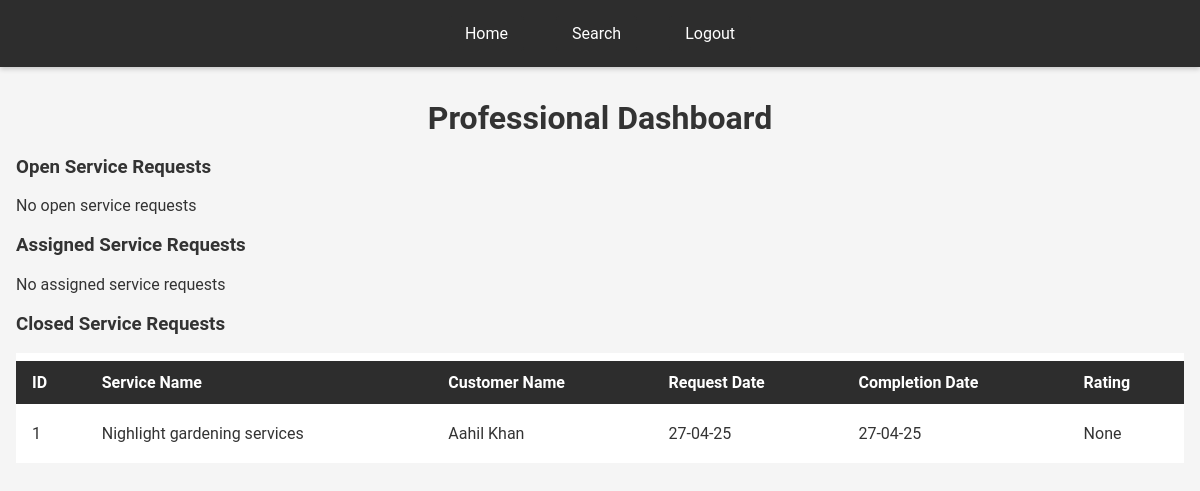
The app's page /professional_dashboard/6 with its own data.
### application/models.py (models this page shows)
class ServiceRequest(db.Model):
    __tablename__ = 'Services_requests'
    id = db.Column(db.Integer, primary_key=True, autoincrement=True)
    service_id = db.Column(db.Integer, db.ForeignKey('Services.id'), nullable=False)
    customer_id = db.Column(db.Integer, db.ForeignKey('Users.id'), nullable=True)
    professional_id = db.Column(db.Integer, db.ForeignKey('Users.id'), nullable=True)
    professional_name = db.Column(db.String, nullable=True)
    date_of_request = db.Column(db.String, nullable=True)
    date_of_completion = db.Column(db.String, nullable=True)
    status = db.Column(db.String, default='requested')
    remarks = db.Column(db.String, nullable=True)
    rating = db.Column(db.Integer, nullable=True)
    __table_args__ = (
    db.CheckConstraint("status IN ('requested', 'assigned', 'closed')"),
    )

### app.py (the view)
@app.route("/professional_dashboard/<int:id>", methods=["GET", "POST"])
def professional_dashboard(id):
    user = User.query.filter_by(id=id).first()
    if user is None or user.role != "professional":
        return redirect("/login")
    open_service_requests = ServiceRequest.query.filter_by(status="requested").filter_by(professional_id=id).all()
    for request in open_service_requests:
        request.customer_name = User.query.filter_by(id=request.customer_id).first().name
        request.service_name = Service.query.filter_by(id=request.service_id).first().name
    assigned_service_requests = ServiceRequest.query.filter_by(status="assigned").filter_by(professional_id=id).all()
    for request in assigned_service_requests:
        request.customer_name = User.query.filter_by(id=request.customer_id).first().name
        request.service_name = Service.query.filter_by(id=request.service_id).first().name
    closed_service_requests = ServiceRequest.query.filter_by(status="closed").filter_by(professional_id=id).all()
    for request in closed_service_requests:
        request.customer_name = User.query.filter_by(id=request.customer_id).first().name
        request.service_name = Service.query.filter_by(id=request.service_id).first().name
    return render_template("professional_dashboard.html", user=user, open_service_requests=open_service_requests , assigned_service_requests=assigned_service_requests , closed_service_requests=closed_service_requests)

### templates/professional_dashboard.html (shortened to what this page needs)
<!DOCTYPE html>
<html lang="en">
<head>
    <link rel="stylesheet" href="/static/styles.css">
</head>
<body>
    <nav>
        <a href="/professional_dashboard/{{user.id}}">Home</a>
        <a href="/professional_dashboard/search/{{user.id}}">Search</a>
        <a href="/login">Logout</a>
    </nav>
    <div class="container">
    {% if user.approval_status == "waiting" %}
        <h1>Please wait for approval</h1>
    {% elif user.approval_status == "rejected" %}
        <h1>Sorry, your profile has been rejected</h1>
    {% else %}
        <h1>Professional Dashboard</h1>
        <h3>Open Service Requests</h3>
        {% if open_service_requests %}
        <table>
            <thead>
                <tr>
                    <th>ID</th>
                    <th>Service Name</th>
                    <th>Customer Name</th>
                    <th>Request Date</th>
                    <th>Action</th>
                </tr>
            </thead>
            <tbody>
                {% for request in open_service_requests %}
                <tr>
                    <td>{{ request.id }}</td>
                    <td>{{ request.service_name }}</td>
                    <td>{{ request.customer_name }}</td>
                    <td>{{ request.date_of_request }}</td>
                    <td>
                        <button onclick="
                            fetch('/api/service_request/accept/{{ request.id }}' , {
                                method: 'PUT'
                            }).then(() => window.location.reload())
                        ">Accept</button> /
                        <button onclick="
                            fetch('/api/service_request/reject/{{ request.id }}' , {
                                method: 'PUT'
                            }).then(() => window.location.reload())
                        ">Reject</button>
                    </td>
                </tr>
                {% endfor %}
            </tbody>
        </table>
        {% else %}
        <p>No open service requests</p>
        {% endif %}
        <h3>Assigned Service Requests</h3>
        {% if assigned_service_requests %}
        <table>
            <thead>
                <tr>
                    <th>ID</th>
                    <th>Service Name</th>
                    <th>Customer Name</th>
                    <th>Request Date</th>
                    <th>Action</th>
                </tr>
            </thead>
            <tbody>
                {% for request in assigned_service_requests %}
                <tr>
                    <td>{{ request.id }}</td>
                    <td>{{ request.service_name }}</td>
                    <td>{{ request.customer_name }}</td>
                    <td>{{ request.date_of_request }}</td>
                    <td>
                        <button onclick="
                            fetch('/api/service_request/close/{{ request.id }}' , {
                                method: 'PUT'
                            }).then(() => window.location.reload())
                        ">Close</button>
                    </td>
                </tr>
                {% endfor %}
            </tbody>
        </table>
        {% else %}
        <p>No assigned service requests</p>
        {% endif %}
        <h3>Closed Service Requests</h3>
        {% if closed_service_requests %}
        <table>
            <thead>
                <tr>
                    <th>ID</th>
                    <th>Service Name</th>
                    <th>Customer Name</th>
                    <th>Request Date</th>
                    <th>Completion Date</th>
                    <th>Rating</th>
                </tr>
            </thead>
            <tbody>
                {% for request in closed_service_requests %}
                <tr>
                    <td>{{ request.id }}</td>
                    <td>{{ request.service_name }}</td>
                    <td>{{ request.customer_name }}</td>
                    <td>{{ request.date_of_request }}</td>
                    <td>{{ request.date_of_completion }}</td>
                    <td>{{ request.rating }}</td>
                </tr>
                {% endfor %}
            </tbody>
        </table>
        {% else %}
        <p>No closed service requests</p>
        {% endif %}
    {% endif %}
</div>
</body>
</html>

### static/styles.css (style rules this page uses)
body { font-family: 'Roboto', sans-serif; margin: 0; padding: 0; background: #f5f5f5; color: #333; }
nav { display: flex; justify-content: center; align-items: center; background-color: #2d2d2d; padding: 1rem; box-shadow: 0 2px 5px rgba(0,0,0,0.2); }
nav a { color: #fff; text-decoration: none; margin: 0 1rem; padding: 0.5rem 1rem; transition: background-color 0.3s ease; }
a { color: #fff; background-color: #2d2d2d; text-decoration: none; padding: 0.5rem 1rem; border-radius: 4px; display: inline-block; transition: background-color 0.3s ease, color 0.3s ease; }
.container { max-width: 1200px; margin: 2rem auto; padding: 0 1rem; }
h1, h2 { text-align: center; margin-bottom: 1rem; }
table { width: 100%; background: #fff; border-collapse: separate; border-spacing: 0 0.5rem; margin-bottom: 2rem; }
table th, table td { padding: 0.75rem 1rem; text-align: left; }
table th { background-color: #2d2d2d; color: #fff; }

### records on screen
ServiceRequest: id "1", service_name "Nighlight gardening services", customer_name "Aahil Khan", date_of_request "27-04-25", date_of_completion "27-04-25", rating "None"
